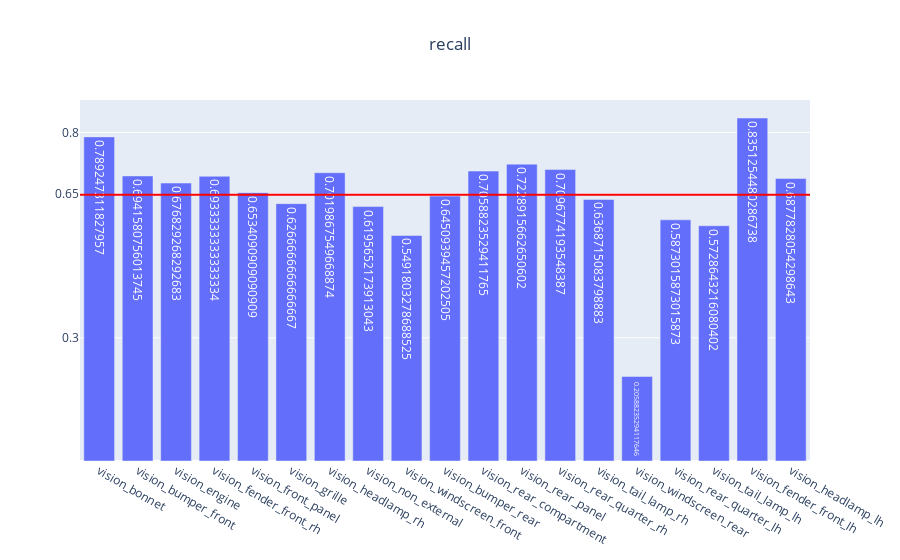

The notebook cell saved with this chart:
### Code cell
genVisMulitlabel(partEvalMetrics, "recall")

### Figure 1 — Plotly figure (JSON) as saved in the notebook; plotly's stock layout.template omitted (floating-point values rounded to 4 significant figures)
{"data": [{"text": [0.7892, 0.6942, 0.6768, 0.6933, 0.6534, 0.6267, 0.702, 0.6196, 0.5492, 0.6451, 0.7059, 0.7229, 0.7097, 0.6369, 0.2059, 0.5873, 0.5729, 0.8351, 0.6878], "type": "bar", "x": ["vision_bonnet", "vision_bumper_front", "vision_engine", "vision_fender_front_rh", "vision_front_panel", "vision_grille", "vision_headlamp_rh", "vision_non_external", "vision_windscreen_front", "vision_bumper_rear", "vision_rear_compartment", "vision_rear_panel", "vision_rear_quarter_rh", "vision_tail_lamp_rh", "vision_windscreen_rear", "vision_rear_quarter_lh", "vision_tail_lamp_lh", "vision_fender_front_lh", "vision_headlamp_lh"], "y": [0.7892, 0.6942, 0.6768, 0.6933, 0.6534, 0.6267, 0.702, 0.6196, 0.5492, 0.6451, 0.7059, 0.7229, 0.7097, 0.6369, 0.2059, 0.5873, 0.5729, 0.8351, 0.6878]}], "layout": {"shapes": [{"line": {"color": "red", "width": 2}, "type": "line", "x0": 0, "x1": 1, "xref": "x domain", "y0": 0.6481, "y1": 0.6481, "yref": "y"}], "title": {"text": "recall", "x": 0.5}, "yaxis": {"tickmode": "array", "tickvals": ["0.65", 0.3, 0.8]}}}
